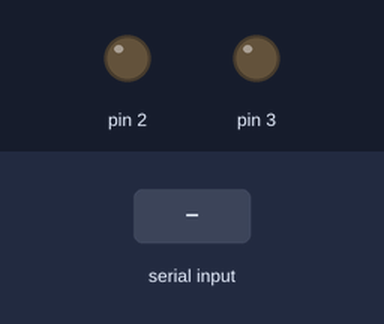
Recording of a sketch running on a simulated Arduino Uno, built with avr-gcc and run on an emulated ATmega328P. Shown: output pins drawn as LEDs (lit = HIGH). The test bench sets the inputs (shaded band).

Above: at 1.2 s.
1.3 s: "r\n" received over Serial
At 2.5 s:
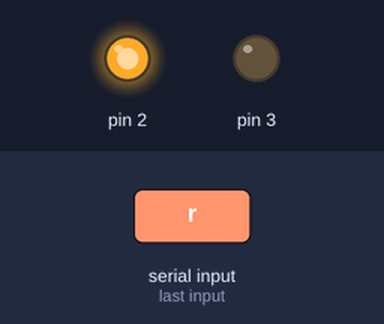
2.8 s: "l\n" received over Serial
At 3.8 s:
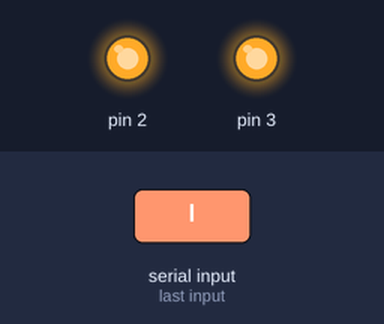
4.3 s: "r\n" received over Serial
At 4.9 s:
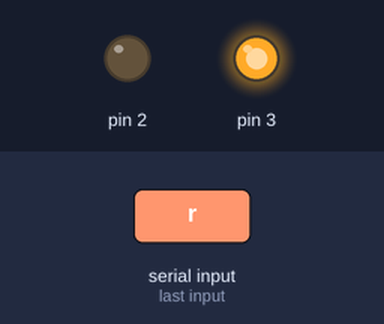
Timing chart, 0 to 7.3 s (numbered marks = the images above; inputs shaded):
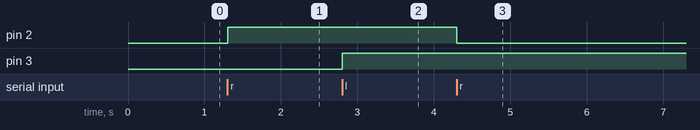

Measured:
- after the input at 1.3 s, pin 2: LOW → HIGH at once
- after the input at 2.8 s, pin 3: LOW → HIGH at once
- after the input at 4.3 s, pin 2: HIGH → LOW at once

The sketch:

control_panel.ino
```cpp
// Humble beginning of Brobot control panel
// the setup function runs once when you press reset or power the board
int value = 0;
void setup() {
  // initialize digital pin LED_BUILTIN as an output.
  Serial.begin(9600);
  pinMode(2, OUTPUT);
  pinMode(3, OUTPUT);
  digitalWrite(2, LOW);
  digitalWrite(3, LOW);
}

// the loop function runs over and over again forever
void loop() {
  if (Serial.available()) { // if there's data coming in from the serial connection
    String inputString = Serial.readStringUntil('\n');
    switch(inputString[0]) {
      case 'r':
        value = digitalRead(2);
        digitalWrite(2, !value);
        break;
      case 'l':
        value = digitalRead(3);
        digitalWrite(3, !value);
    }
  }
}
```
